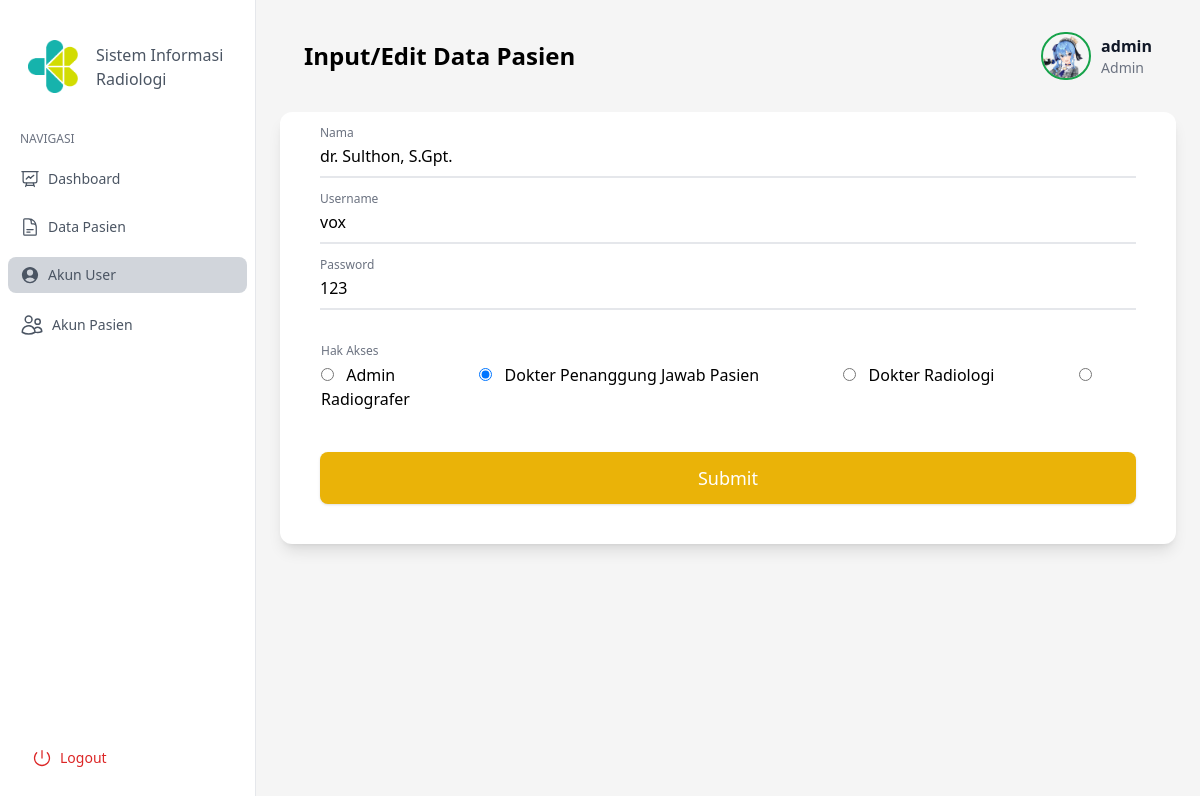
The page /edit_user.php?op=edit&id=5 (signed in) on the database its author committed.
### tables this page shows
CREATE TABLE `user` (
  `ID_USER` int NOT NULL,
  `nama` varchar(50) NOT NULL,
  `username` varchar(50) NOT NULL,
  `password` varchar(50) NOT NULL,
  `hak_akses` varchar(20) NOT NULL,
  `dibuat` varchar(20) NOT NULL
);

### edit_user.php (the view, shortened to what this page needs)
<?php
include 'koneksi.php';
$nama = "";
$username = "";
$password = "";
$akses = "";
if (isset($_GET['op'])) {
    $op = $_GET['op'];
    if ($op == 'edit') {
        $id = $_GET['id'];
        $sql = "SELECT * FROM user WHERE ID_USER = '$id'";
        $q = mysqli_query($connect, $sql);
        $db = mysqli_fetch_array($q);
        if (!$db) {
            $error = "Data tidak ditemukan";
        } else {
            $nama = $db['nama'];
            $username = $db['username'];
            $decryptPassword = base64_decode($db['password']);
            $password = $decryptPassword;
            $akses = $db['hak_akses'];
        }
    }
}
?>
<!DOCTYPE html>
<html lang="en">
<head>
    <script src="https://cdn.tailwindcss.com"></script>
</head>
<main style="display: flex;">
    <?php include 'navbar.php'; ?>
    <div class="flex-1 p-6 pt-0 ml-64">
        <div class="p-6 py-6 flex justify-between items-center">
            <h1 class="text-2xl font-bold">Input/Edit Data Pasien</h1>
            <a class="navbar-brand flex items-center my-2">
                <img src="img/suisei.png" alt="Profile" width="50" height="50" class="rounded-full border-2" id="logo"
                    style="margin-right: 10px; border-color: #16a34a;">
                <?php include 'profile.php'; ?>
            </a>
        </div>
                <div class="mx-auto w-full pt-5 p-10 bg-white border-0 shadow-lg sm:rounded-xl">
                    <form method="POST" action="" id="form">
                        <div class="relative z-0 w-full mb-5">
                            <input type="text" name="nama" value="<?php echo $nama ?>" placeholder=" "
                                class="pt-3 pb-2 block w-full px-0 mt-0 bg-transparent border-0 border-b-2 appearance-none focus:outline-none focus:ring-0 focus:border-black border-gray-200"
                                required>
                            <label for="nama" class="absolute duration-300 top-3 -z-1 origin-0 text-gray-500">
                                Nama</label>
                        </div>
                        <div class="relative z-0 w-full mb-5">
                            <input type="username" name="username" value="<?php echo $username ?>" placeholder=" "
                                class="pt-3 pb-2 block w-full px-0 mt-0 bg-transparent border-0 border-b-2 appearance-none focus:outline-none focus:ring-0 focus:border-black border-gray-200"
                                required>
                            <label for="username" class="absolute duration-300 top-3 -z-1 origin-0 text-gray-500">
                                Username</label>
                        </div>
                        <div class="relative z-0 w-full mb-10">
                            <input type="text" name="password" value="<?php echo $password ?>" placeholder=" "
                                class="pt-3 pb-2 block w-full px-0 mt-0 bg-transparent border-0 border-b-2 appearance-none focus:outline-none focus:ring-0 focus:border-black border-gray-200"
                                required>
                            <label for="password" class="absolute duration-300 top-3 -z-1 origin-0 text-gray-500">
                                Password</label>
                        </div>
                        <fieldset class="relative z-0 w-full p-px mb-5">
                            <legend class="absolute text-gray-500 transform scale-75 -top-3 origin-0">Hak Akses</legend>
                            <div class="block pt-3 pb-2 space-x-20">
                                <label>
                                    <input type="radio" name="hak_akses" value="admin" <?php if ($akses == 'admin')
                                        echo 'checked' ?>
                                            class="mr-2 text-black border-2 border-gray-300 focus:border-gray-300 focus:ring-black"
                                            required />
                                        Admin
                                    </label>
                                    <label>
                                        <input type="radio" name="hak_akses" value="dpjp" <?php if ($akses == 'dpjp')
                                        echo 'checked' ?>
                                            class="mr-2 text-black border-2 border-gray-300 focus:border-gray-300 focus:ring-black"
                                            required />
                                        Dokter Penanggung Jawab Pasien
                                    </label>
                                    <label>
                                        <input type="radio" name="hak_akses" value="radiologi" <?php if ($akses == 'radiologi')
                                        echo 'checked' ?>
                                            class="mr-2 text-black border-2 border-gray-300 focus:border-gray-300 focus:ring-black"
                                            required />
                                        Dokter Radiologi
                                    </label>
                                    <label>
                                        <input type="radio" name="hak_akses" value="radiografer" <?php if ($akses == 'radiografer')
                                        echo 'checked' ?>
                                            class="mr-2 text-black border-2 border-gray-300 focus:border-gray-300 focus:ring-black"
                                            required />
                                        Radiografer
                                    </label>
                                </div>
                            </fieldset>
                            <button id="button" type="submit" name="submit"
                                class="w-full px-6 py-3 mt-3 text-lg text-white transition-all duration-150 ease-linear rounded-lg shadow outline-none bg-yellow-500 hover:bg-yellow-600 hover:shadow-lg focus:outline-none">
                                Submit
                            </button>
                        </form>
                    </div>
                </div>
    </main>
    </body>
    </html>

### edit_user.php (style rules this page uses)
.-z-1 { z-index: -1; }
.origin-0 { transform-origin: 0%; }
input:focus~label, input:not(:placeholder-shown)~label, textarea:focus~label, textarea:not(:placeholder-shown)~label, select:focus~label, select:not([value='']):valid~label { --tw-translate-x: 0; --tw-translate-y: 0; --tw-rotate: 0; --tw-skew-x: 0; --tw-skew-y: 0; transform: translateX(var(--tw-translate-x)) translateY(var(--tw-translate-y)) rotate(var(--tw-rotate)) skewX(var(--tw-skew-x)) skewY(var(--tw-skew-y)) scaleX(var(--tw-scale-x)) scaleY(var(--tw-scale-y)); --tw-scale-x: 0.75; --tw-scale-y: 0.75; --tw-translate-y: -1.5rem; }

### rows shown on the page
user: nama "dr. Sulthon, S.Gpt.", username "vox", password "123", hak_akses "☐ Admin", hak_akses "☑ Dokter Penanggung Jawab Pasien", hak_akses "☐ Dokter Radiologi", hak_akses "☐ Radiografer"

### other values the page prints
$_SESSION['login'] "admin"
$profil_akses "Admin"
